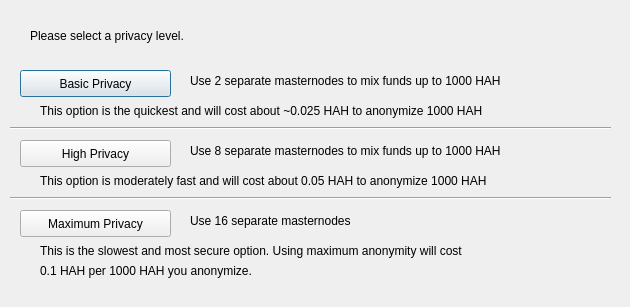
<?xml version="1.0" encoding="UTF-8"?>
<ui version="4.0">
 <class>DarksendConfig</class>
 <widget class="QDialog" name="DarksendConfig">
  <property name="geometry">
   <rect>
    <x>0</x>
    <y>0</y>
    <width>630</width>
    <height>307</height>
   </rect>
  </property>
  <property name="windowTitle">
   <string>Configure PrivateSend</string>
  </property>
  <widget class="QPushButton" name="buttonBasic">
   <property name="geometry">
    <rect>
     <x>20</x>
     <y>70</y>
     <width>151</width>
     <height>27</height>
    </rect>
   </property>
   <property name="text">
    <string>Basic Privacy</string>
   </property>
  </widget>
  <widget class="QPushButton" name="buttonHigh">
   <property name="geometry">
    <rect>
     <x>20</x>
     <y>140</y>
     <width>151</width>
     <height>27</height>
    </rect>
   </property>
   <property name="text">
    <string>High Privacy</string>
   </property>
  </widget>
  <widget class="QPushButton" name="buttonMax">
   <property name="geometry">
    <rect>
     <x>20</x>
     <y>210</y>
     <width>151</width>
     <height>27</height>
    </rect>
   </property>
   <property name="text">
    <string>Maximum Privacy</string>
   </property>
  </widget>
  <widget class="QLabel" name="label">
   <property name="geometry">
    <rect>
     <x>30</x>
     <y>20</y>
     <width>571</width>
     <height>31</height>
    </rect>
   </property>
   <property name="text">
    <string>Please select a privacy level.</string>
   </property>
  </widget>
  <widget class="QLabel" name="label_2">
   <property name="geometry">
    <rect>
     <x>190</x>
     <y>70</y>
     <width>421</width>
     <height>21</height>
    </rect>
   </property>
   <property name="text">
    <string>Use 2 separate masternodes to mix funds up to 1000 HAH</string>
   </property>
  </widget>
  <widget class="QLabel" name="label_3">
   <property name="geometry">
    <rect>
     <x>190</x>
     <y>140</y>
     <width>411</width>
     <height>21</height>
    </rect>
   </property>
   <property name="text">
    <string>Use 8 separate masternodes to mix funds up to 1000 HAH</string>
   </property>
  </widget>
  <widget class="QLabel" name="label_4">
   <property name="geometry">
    <rect>
     <x>190</x>
     <y>210</y>
     <width>421</width>
     <height>21</height>
    </rect>
   </property>
   <property name="text">
    <string>Use 16 separate masternodes</string>
   </property>
  </widget>
  <widget class="QLabel" name="label_6">
   <property name="geometry">
    <rect>
     <x>40</x>
     <y>100</y>
     <width>561</width>
     <height>21</height>
    </rect>
   </property>
   <property name="text">
    <string>This option is the quickest and will cost about ~0.025 HAH to anonymize 1000 HAH</string>
   </property>
  </widget>
  <widget class="QLabel" name="label_7">
   <property name="geometry">
    <rect>
     <x>40</x>
     <y>170</y>
     <width>561</width>
     <height>21</height>
    </rect>
   </property>
   <property name="text">
    <string>This option is moderately fast and will cost about 0.05 HAH to anonymize 1000 HAH</string>
   </property>
  </widget>
  <widget class="QLabel" name="label_8">
   <property name="geometry">
    <rect>
     <x>40</x>
     <y>240</y>
     <width>561</width>
     <height>21</height>
    </rect>
   </property>
   <property name="text">
    <string>This is the slowest and most secure option. Using maximum anonymity will cost</string>
   </property>
  </widget>
  <widget class="QLabel" name="label_9">
   <property name="geometry">
    <rect>
     <x>40</x>
     <y>260</y>
     <width>561</width>
     <height>21</height>
    </rect>
   </property>
   <property name="text">
    <string>0.1 HAH per 1000 HAH you anonymize.</string>
   </property>
  </widget>
  <widget class="Line" name="line">
   <property name="geometry">
    <rect>
     <x>10</x>
     <y>120</y>
     <width>601</width>
     <height>16</height>
    </rect>
   </property>
   <property name="orientation">
    <enum>Qt::Horizontal</enum>
   </property>
  </widget>
  <widget class="Line" name="line_2">
   <property name="geometry">
    <rect>
     <x>10</x>
     <y>190</y>
     <width>601</width>
     <height>16</height>
    </rect>
   </property>
   <property name="orientation">
    <enum>Qt::Horizontal</enum>
   </property>
  </widget>
 </widget>
 <resources/>
 <connections/>
</ui>
